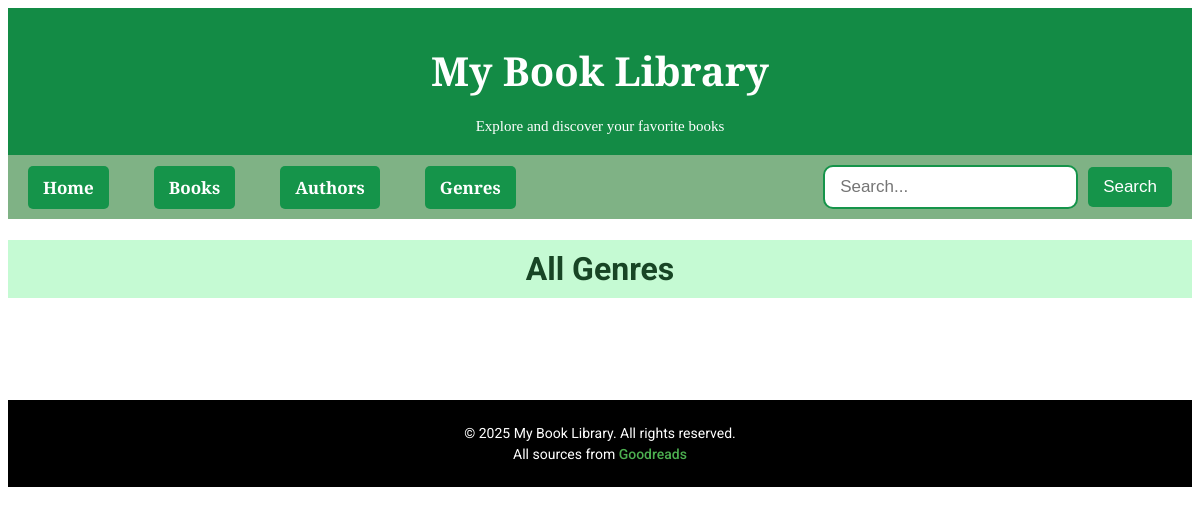
Before: /genres with the older database file.
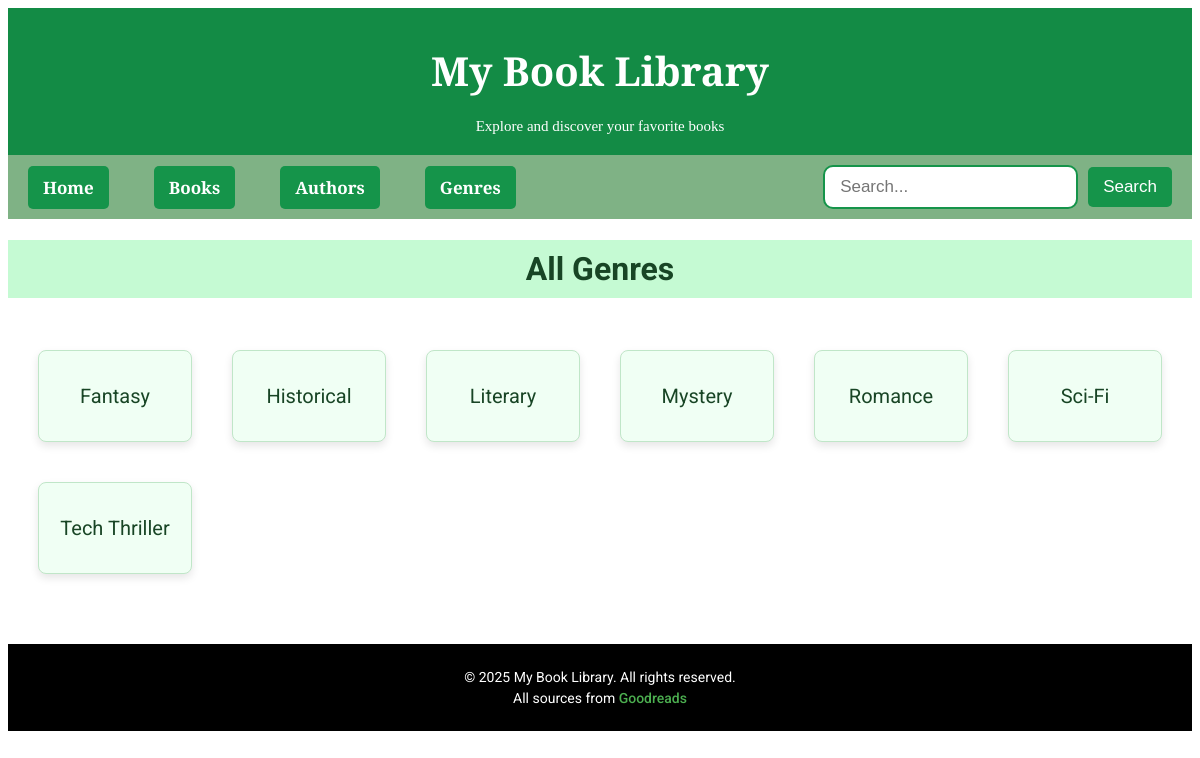
After: the same page with the newer database file.
### tables this page shows
CREATE TABLE genre (id INTEGER PRIMARY KEY AUTOINCREMENT, name TEXT, description TEXT);

### routes.py (the view)
@app.route('/genres')
def genres():
    conn = sqlite3.connect('books.db')
    cur = conn.cursor()
    cur.execute('SELECT id, name FROM genre ORDER BY name')
    genres = cur.fetchall()  # Fetch all results from query
    conn.close()
    return render_template("genres.html", title="Genres", genres=genres)

### templates/genres.html
{% extends "layout.html" %}
{% block content %}
<h1>All Genres</h1>
<div class="all-books">
    {% for genre in genres %}
    <div class="genre-card">
        <a href="{{ url_for('genre_by_id', id=genre[0]) }}">
        <p>{{ genre[1] }}</p>
        </a>
    </div>
{% endfor %}
</div>
{% endblock %}

Changed rows visible on the page:
added genre: name "Fantasy"
added genre: name "Historical"
added genre: name "Literary"
added genre: name "Mystery"
added genre: name "Romance"
added genre: name "Sci-Fi"
added genre: name "Tech Thriller"
